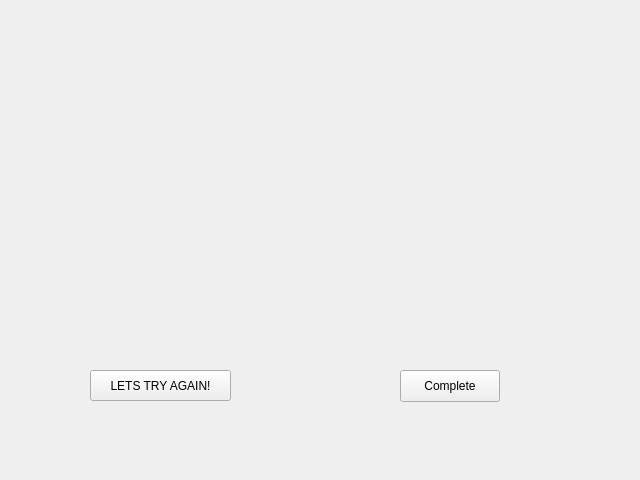
<?xml version="1.0" encoding="UTF-8"?>
<ui version="4.0">
 <class>CalibrationPage</class>
 <widget class="QWidget" name="CalibrationPage">
  <property name="geometry">
   <rect>
    <x>0</x>
    <y>0</y>
    <width>640</width>
    <height>480</height>
   </rect>
  </property>
  <property name="windowTitle">
   <string>Form</string>
  </property>
  <widget class="QPushButton" name="completeButton">
   <property name="geometry">
    <rect>
     <x>400</x>
     <y>370</y>
     <width>100</width>
     <height>32</height>
    </rect>
   </property>
   <property name="text">
    <string>Complete</string>
   </property>
  </widget>
  <widget class="QPushButton" name="rejectCalibrationButton">
   <property name="geometry">
    <rect>
     <x>90</x>
     <y>370</y>
     <width>141</width>
     <height>31</height>
    </rect>
   </property>
   <property name="text">
    <string>LETS TRY AGAIN!</string>
   </property>
  </widget>
 </widget>
 <resources/>
 <connections/>
</ui>
